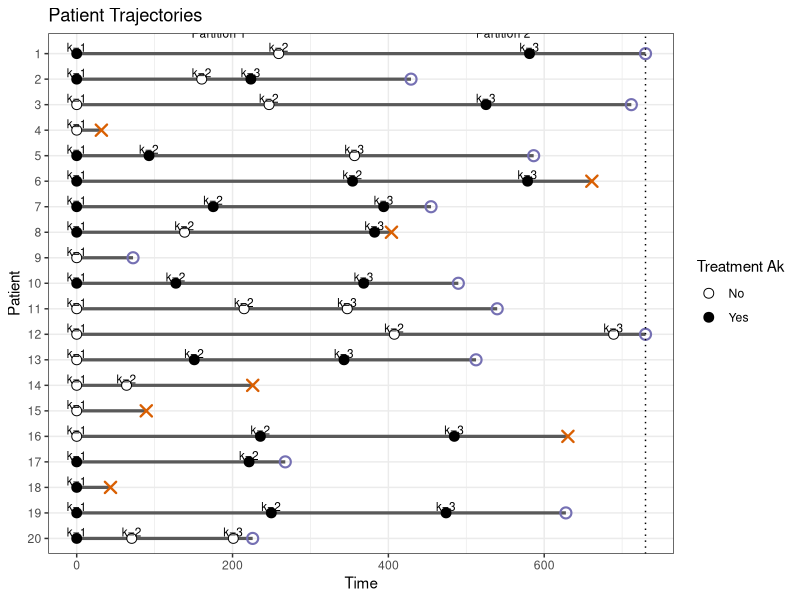

Reproduce this figure in R.
# Simulation Parameters:
# n: Number of subjects
# K: Maximum number of decision stages 
# tau: End of study censoring time 
# boundaries: Vector of partition boundaries in days
# T0: Baseline mean time-to-failure (in days) when linear predictor = 0
# U0: Baseline mean time-to-next-visit
# C0: Baseline mean time-to-censoring

# Subject level (baseline):
# id: Subject identifier
# l: Partition index {1,...,L}, where L = length(boundaries) + 1
# Z0: Baseline covariate
# time: Total observed follow-up time (final stage start + final stage duration)
# failed: 1 = failure occurred; 0 = no failure
# censored: 1 = censored (including end of study); 0 = not censored

# Stage-wise rows:
# --- Index variables ---
# id: subject index
# k: stage index
# l: partition
# --- History variables H_k ---
# Z0: Baseline covariate
# Zk: Time-varying covariate at stage k
# Ak_1: Treatment from previous stage
# Bk: Stage k start time (elapsed time since baseline)
# --- Treatment variable ---
# Ak: Treatment at stage k
# --- Time variables ---
# Tk: Time-to-failure (from stage start)
# Uk: Time-to-next-visit (advancement time)
# Ck: Time-to-censoring
# Xk: Observed stage duration (minimum of Tk, Uk, Ck)
# --- Indicator variables ---
# delta_k: 1 = not censored within stage (failure or advance); 0 = censored
# gamma_k: 1 = failure before next visit; 0 = observe next visit
# study_limit_censor: 1 = administratively censored because max visit limit K was reached

# Multi-stage survival DTR simulation 

simu <- function(
    n = 1000,
    K = 3,
    tau = 730,
    boundaries = c(365),
    seed = 1,
    T0 = 2000,      # baseline mean time-to-failure when eta=0, 
    U0 = 240,      # baseline mean time-to-next-visit when eta=0
    C0 = 2400       # baseline mean time-to-censoring when eta=0 (>730 because we dont want too many censored)
) {
  set.seed(seed)
  expit <- function(x) 1 / (1 + exp(-x))

  if (!is.numeric(boundaries) || any(!is.finite(boundaries))) {
    stop("boundaries must be a numeric vector of finite values.")
  }

  boundaries <- sort(unique(boundaries))

  if (any(boundaries <= 0) || any(boundaries >= tau)) {
    stop("All boundaries must be strictly between 0 and tau.")
  }

  L <- length(boundaries) + 1L

  # Assign Bk to partition intervals (-Inf, b1], (b1, b2], ..., (b_{L-1}, Inf).
  l_of_B <- function(Bk) findInterval(Bk, vec = boundaries, rightmost.closed = TRUE) + 1L
  
  # Baseline (subject level) ----
  id <- seq_len(n)
  Z0 <- rnorm(n, 0, 1)
  
  # initialize time-varying covariate at k=1
  Zk <- 0.5 * Z0 + rnorm(n, 0, 1)
  
  # stage start times and eligibility
  Bk <- rep(0, n)
  eligible <- rep(TRUE, n)
  
  # previous treatment Ak_1 (A_{k-1}); define Ak_1=0 at baseline
  Ak_1 <- rep(0L, n)
  
  # storage for long data
  out <- vector("list", n * K)
  idx <- 1L
  
  for (k in seq_len(K)) {
    at_risk <- which(eligible & (Bk < tau))
    if (length(at_risk) == 0) break
    
    i  <- at_risk
    z0 <- Z0[i]
    z  <- Zk[i]
    b  <- Bk[i]
    a_prev <- Ak_1[i]
    # time-based partition at stage start
    l_k <- l_of_B(b)
    
    # Treatment Ak ~ P(Ak=1 | Hk) ----
    # Hk = (Z0, Zk, Ak_1, Bk) in this simple simulation
    eta_A <- -0.2 + 0.5 * z0 + 0.6 * z + 0.2 * a_prev + 0.001 * b 
    # + 0.15 * (l_k - 1)
    pA    <- expit(eta_A)
    Ak    <- rbinom(length(i), 1, pA)
    
    # Latent times: Tk, Uk, Ck ----
    # We construct eta on log-rate scale; then scale = 1/exp(eta).
    # Failure hazard decreases with Ak and has heterogeneity via Ak:Zk.
    eta_T <- log(1 / T0) + 0.15 * z0 + 0.15 * z - 0.35 * Ak - 0.10 * Ak * z
    # + 0.10 * (l_k - 1)
    rate_T  <- exp(eta_T)
    Tk <- rexp(length(i), rate = rate_T)  
    
    # Next-visit: treated followed sooner (higher hazard => smaller mean)
    eta_U <- log(1 / U0) + 0.05 * z0 + 0.05 * z + 0.15 * Ak
    # + 0.05 * (l_k - 1)
    shape_U <- 3
    mu_U <- exp(-eta_U)
    scale_U <- mu_U / gamma(1 + 1 / shape_U)
    Uk <- rweibull(length(i), shape = shape_U, scale = scale_U)
    
    # Censoring: depends on Zk and partition (dependent censoring)
    eta_C <- log(1 / C0) + 0.05 * z0 + 0.10 * z + 0.00 * Ak
    # + 0.35 * (l_k - 1)
    rate_C  <- exp(eta_C)
    Ck <- rexp(length(i), rate = rate_C)
    
    # ---- Observed stage duration with end-of-study censoring ----
    rem_admin <- pmax(tau - b, 0)                 # remaining time to tau from stage start
    Xk <- pmin(Tk, Uk, Ck, rem_admin)         # observed stage duration (includes admin)
    
    # delta_k: 1 if NOT censored within stage (failure or advance),
    #          0 if censored (includes end-of-study admin censoring)
    admin_first <- (Xk >= rem_admin) & (rem_admin <= Tk) & (rem_admin <= Uk) & (rem_admin <= Ck)
    censor_first <- (!admin_first) & (Ck <= Tk) & (Ck <= Uk)
    delta_k <- as.integer(!admin_first & !censor_first)
    
    # gamma_k: 1 if failure before next visit, 0 otherwise (defined via latent Tk,Uk)
    gamma_k <- as.integer(Tk <= Uk)
    
    # stage advancement happens when Uk is the minimum and not censored/admin
    # equivalently: delta_k=1 and gamma_k=0 and Uk <= Tk (true) and Uk <= Ck and Uk < rem_admin
    advance <- (delta_k == 1L) & (gamma_k == 0L) & (Uk <= Ck) & (Uk < rem_admin)

    # If the subject would advance beyond the last allowed visit, treat this as
    # design-based censoring due to the study visit limit.
    study_limit_censor <- as.integer((k == K) & advance)
    if (any(study_limit_censor == 1L)) {
      delta_k[study_limit_censor == 1L] <- 0L
      gamma_k[study_limit_censor == 1L] <- 0L
      advance[study_limit_censor == 1L] <- FALSE
    }
    
    # update stage start time
    B_next <- b + Xk
    
    # update eligibility for next stage
    eligible[i] <- advance & (B_next < tau)
    
    # update Zk for those who advance
    Z_next <- 0.6 * z + 0.25 * z0 + 0.35 * Ak + rnorm(length(i), 0, 1)
    Zk[i] <- ifelse(eligible[i], Z_next, Zk[i])
    
    # update Ak_1 and Bk for those who advance
    Ak_1[i] <- ifelse(eligible[i], Ak, Ak_1[i])
    Bk[i] <- ifelse(eligible[i], B_next, Bk[i])
    
    # Write long rows ----
    for (j in seq_along(i)) {
      out[[idx]] <- data.frame(
        id       = i[j],
        k        = k,
        l        = l_k[j],
        # History Hk components
        Z0       = z0[j],
        Zk       = z[j],
        Ak_1     = a_prev[j],
        Bk       = b[j],
        # Treatment
        Ak       = Ak[j],
        # Time variables (latent + observed)
        Tk       = Tk[j],
        Uk       = Uk[j],
        Ck       = Ck[j],
        Xk       = Xk[j],
        # Indicators
        delta_k  = delta_k[j],
        gamma_k = gamma_k[j],
        study_limit_censor = study_limit_censor[j]
      )
      idx <- idx + 1L
    }
  }
  
  long_dat <- do.call(rbind, out[seq_len(idx - 1L)])
  long_dat <- long_dat[order(long_dat$id, long_dat$k), ]
  rownames(long_dat) <- NULL
  
  # Subject-level summary ----
  last_row <- long_dat[!duplicated(long_dat$id, fromLast = TRUE), ]
  
  time <- last_row$Bk + last_row$Xk
  
  # failure occurs if delta_k=1 and gamma_k=1 and Tk is the min among Tk,Uk,Ck,rem_admin
  rem_admin_last <- pmax(tau - last_row$Bk, 0)
  failed <- as.integer(
    (last_row$delta_k == 1L) &
      (last_row$gamma_k == 1L) &
      (last_row$Tk <= last_row$Ck) &
      (last_row$Tk <  rem_admin_last)
  )
  
  censored <- as.integer(failed == 0L)  # includes end-of-study censoring at tau and non-admin censoring
  
  subject_dat <- data.frame(
    id       = last_row$id,
    l        = last_row$l,
    Z0       = last_row$Z0,
    time     = time,
    failed   = failed,
    censored = censored
  )
  
  list(
    long = long_dat,
    subject = subject_dat,
    tau = tau,
    boundaries = boundaries,
    L = L
  )
}

plot_patient_trajectories <- function(sim, ids = 1:10, tau = NULL, boundaries = NULL) {
  if (!requireNamespace("ggplot2", quietly = TRUE)) {
    stop("Please install ggplot2 to use plot_patient_trajectories().")
  }

  long_dat <- sim$long
  if (is.null(tau)) {
    tau <- sim$tau
  }
  if (is.null(boundaries)) {
    boundaries <- sim$boundaries
  }

  if (is.null(long_dat)) {
    stop("sim must contain a long data frame in sim$long.")
  }

  if (is.null(tau)) {
    tau <- max(long_dat$Bk + long_dat$Xk)
    warning("tau was not found in sim; using max(Bk + Xk) from sim$long.")
  }

  if (is.null(boundaries)) {
    boundaries <- numeric(0)
    warning("boundaries were not found in sim; plotting without partition boundary lines.")
  }

  dat <- long_dat[long_dat$id %in% ids, ]
  dat <- dat[order(dat$id, dat$k), ]

  if (!"study_limit_censor" %in% names(dat)) {
    dat$study_limit_censor <- 0L
  }

  if (nrow(dat) == 0) {
    stop("No selected ids were found in sim$long.")
  }

  rem_admin <- pmax(tau - dat$Bk, 0)
  admin_first <- (dat$Xk >= rem_admin) & (rem_admin <= dat$Tk) &
    (rem_admin <= dat$Uk) & (rem_admin <= dat$Ck)
  censor_first <- (!admin_first) & (dat$Ck <= dat$Tk) & (dat$Ck <= dat$Uk)
  failure_first <- (dat$delta_k == 1L) & (dat$gamma_k == 1L) &
    (dat$Tk <= dat$Ck) & (dat$Tk < rem_admin)

  dat$x_start <- dat$Bk
  dat$x_end <- dat$Bk + dat$Xk
  dat$visit_label <- paste0("k=", dat$k)
  dat$end_type <- ifelse(
    failure_first,
    "Failure",
    ifelse(censor_first | admin_first | (dat$study_limit_censor == 1L), "Censored", "Ongoing")
  )
  dat$id_factor <- factor(dat$id, levels = rev(sort(unique(dat$id))))

  p <- ggplot2::ggplot(dat) +
    ggplot2::geom_segment(
      ggplot2::aes(
        x = x_start,
        xend = x_end,
        y = id_factor,
        yend = id_factor
      ),
      linewidth = 1.1,
      color = "grey35"
    ) +
    ggplot2::geom_point(
      ggplot2::aes(x = x_start, y = id_factor, fill = factor(Ak)),
      shape = 21,
      size = 3,
      color = "black"
    ) +
    ggplot2::geom_text(
      ggplot2::aes(x = x_start, y = id_factor, label = visit_label),
      nudge_y = 0.25,
      size = 3
    ) +
    # ggplot2::geom_point(
    #   data = dat[dat$end_type == "Advance", ],
    #   ggplot2::aes(x = x_end, y = id_factor),
    #   shape = 17,
    #   size = 2.8,
    #   color = "#1b9e77"
    # ) +
    ggplot2::geom_point(
      data = dat[dat$end_type == "Failure", ],
      ggplot2::aes(x = x_end, y = id_factor),
      shape = 4,
      stroke = 1.2,
      size = 3,
      color = "#d95f02"
    ) +
    ggplot2::geom_point(
      data = dat[dat$end_type == "Censored", ],
      ggplot2::aes(x = x_end, y = id_factor),
      shape = 1,
      stroke = 1.1,
      size = 3,
      color = "#7570b3"
    ) +
    # ggplot2::geom_vline(
    #   xintercept = boundaries,
    #   linetype = "dashed",
    #   color = "grey55"
    # ) +
    ggplot2::geom_vline(
      xintercept = tau,
      linetype = "dotted",
      color = "black"
    ) +
    ggplot2::scale_fill_manual(
      values = c("0" = "white", "1" = "black"),
      name = "Treatment Ak",
      labels = c("0" = "No", "1" = "Yes")
    ) +
    ggplot2::labs(
      x = "Time",
      y = "Patient",
      title = "Patient Trajectories"
    ) +
    ggplot2::theme_bw()

  if (length(boundaries) > 0) {
    partition_df <- data.frame(
      x = c(0, boundaries),
      xend = c(boundaries, tau),
      label = paste("Partition", seq_along(c(0, boundaries)))
    )
    partition_df$xmid <- (partition_df$x + partition_df$xend) / 2

    p <- p + ggplot2::annotate(
      "text",
      x = partition_df$xmid,
      y = length(unique(dat$id)) + 0.8,
      label = partition_df$label,
      size = 3
    )
  }

  p
}

summarize_sim_diagnostics <- function(sim, tau = NULL) {
  long_dat <- sim$long
  subject_dat <- sim$subject

  if (is.null(long_dat) || is.null(subject_dat)) {
    stop("sim must contain sim$long and sim$subject.")
  }

  if (is.null(tau)) {
    tau <- sim$tau
  }

  if (is.null(tau)) {
    tau <- max(long_dat$Bk + long_dat$Xk)
    warning("tau was not found in sim; using max(Bk + Xk) from sim$long.")
  }

  n_subjects <- nrow(subject_dat)
  visit_counts <- as.integer(table(long_dat$id))
  visit_count_props <- prop.table(table(visit_counts))

  last_rows <- long_dat[!duplicated(long_dat$id, fromLast = TRUE), ]
  if (!"study_limit_censor" %in% names(last_rows)) {
    last_rows$study_limit_censor <- 0L
  }
  early_terminal <- mean(last_rows$k == 1L)
  reached_tau <- mean(abs(subject_dat$time - tau) < 1e-8)
  study_limit_censor <- mean(last_rows$study_limit_censor == 1L)

  list(
    n_subjects = n_subjects,
    visit_count_table = table(visit_counts),
    visit_count_proportions = visit_count_props,
    proportion_two_or_three_visits = mean(visit_counts %in% c(2L, 3L)),
    proportion_one_visit = mean(visit_counts == 1L),
    proportion_terminal_on_visit_1 = early_terminal,
    proportion_reaching_tau = reached_tau,
    proportion_study_limit_censored = study_limit_censor
  )
}

# ---- Example ----
# n = 1000
# K = 3
# tau = 730
# boundaries = c(365)
# seed = 1990
# T0 = 600
# U0 = 180
# C0 = 900
sim1 <- simu(boundaries = c(365), seed = 1990)

long_dat    <- sim1$long
subject_dat <- sim1$subject

# sanity checks
# table(long_dat$k)
# with(subject_dat, table(failed, censored))
# head(long_dat, 10)
# head(subject_dat, 10)
# hist(subject_dat$time)

# Diagnostics for monitoring the simulated population profile
sim_diag <- summarize_sim_diagnostics(sim1)
sim_diag$visit_count_table
round(sim_diag$visit_count_proportions, 3)
sim_diag$proportion_two_or_three_visits
sim_diag$proportion_one_visit
sim_diag$proportion_terminal_on_visit_1
sim_diag$proportion_reaching_tau
sim_diag$proportion_study_limit_censored

# Example plot for the first 10 patients
plot_patient_trajectories(sim1, ids = 1:20)
